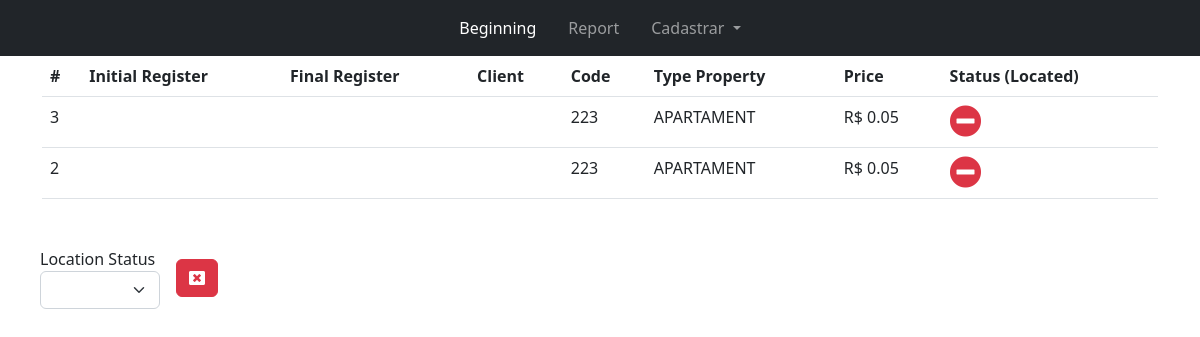
The page /reports/ on the database as committed earlier.
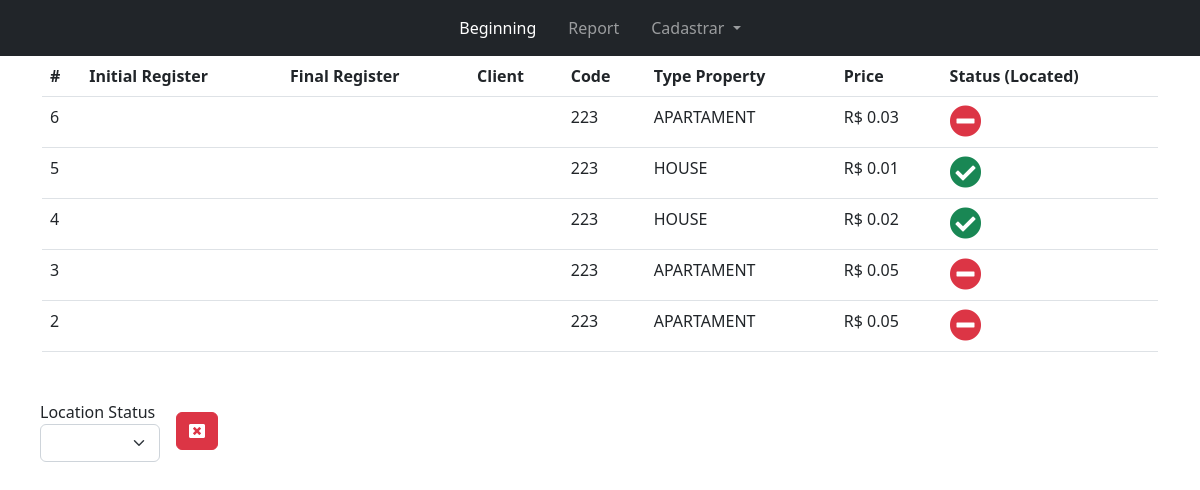
The same page on the database as committed later.
### app/models.py (models this page shows, shortened)
class Property(models.Model):
    address = models.CharField(max_length=200)
    code = models.CharField(max_length=50)
    is_locate = models.BooleanField(default=False)
    price = models.DecimalField(max_digits=6, decimal_places=2)
    type_item = models.CharField(max_length=50, choices=TypeProperty.choices)
    class Meta:
        verbose_name = 'Property'
        verbose_name_plural = 'Properties'
        ordering = ['-id']

### app/views.py (the view)
# urls.py: path('reports/', app.views.report, name='reports'),
def report(request):
    property = Property.objects.all()
    is_located = request.GET.get('is_locate')
    if is_located:
        property = Property.objects.filter(is_locate=is_located)
    return render(request, 'report.html', {'property': property})

### app/templates/report.html (shortened to what this page needs)
{% extends 'base.html' %}
{% block content %}
<div class="container">
    <table class="table">
        <thead>
            <tr>
                <th scope="col">#</th>
                <th scope="col">Initial Register</th>
                <th scope="col">Final Register</th>
                <th scope="col">Client</th>
                <th scope="col">Code</th>
                <th scope="col">Type Property</th>
                <th scope="col">Price</th>
                <th scope="col">Status (Located)</th>
            </tr>
        </thead>
        <tbody>
            {% for immobile in property %}
            <tr>
                <td scope="row">{{immobile.id}}</td>
                <td scope="row">{% for location in immobile.property_location.all %}{{location.dt_start|date:"d/m/Y"}}{% endfor %}</td>
                <td scope="row">{% for location in immobile.property_location.all %}{{location.dt_end|date:"d/m/Y"}}{% endfor %}</td>
                <td scope="row">{% for location in immobile.property_location.all %}{{location.client}}{% endfor %}</td>
                <td scope="row">{{immobile.code}}</td>
                <td scope="row">{{immobile.type_item}}</td>
                <td scope="row">R$ {{immobile.price}}</td>
                <td scope="row">
                    {% if immobile.is_locate == True %}
                    <i class="fas fa-check-circle fa-2x link-success"></i>
                    {% else %}
                    <i class="fas fa-minus-circle fa-2x link-danger"></i>
                    {% endif %}
                </td>
            </tr>
            {% endfor %}
        </tbody>
    </table>
</div>
<div class="row g-3 align-items-center m-3 p-3">
    <div class="col-auto">
        <form action="{% url 'reports' %}">
            <label>Location Status</label>
            <select name="is_locate" class="form-select" onchange="this.form.submit()">
                <option></option>
                <option value="True" {% if request.GET.is_locate == 'True' %}selected{% endif %}>LOCATED</option>
            </select>
        </form>
    </div>
    <div class="col-auto">
        <a class="btn btn-danger" href="{% url 'reports' %}"><i class="fas fa-window-close"></i></a>
    </div>
</div>
{% endblock %}

Rows that differ between the two databases and show on the page:
added Property: id "6", code "223", type_item "APARTAMENT", price "0.03", is_locate False (drawn)
added Property: id "5", code "223", type_item "HOUSE", price "0.01", is_locate True (drawn)
added Property: id "4", code "223", type_item "HOUSE", price "0.02", is_locate True (drawn)
